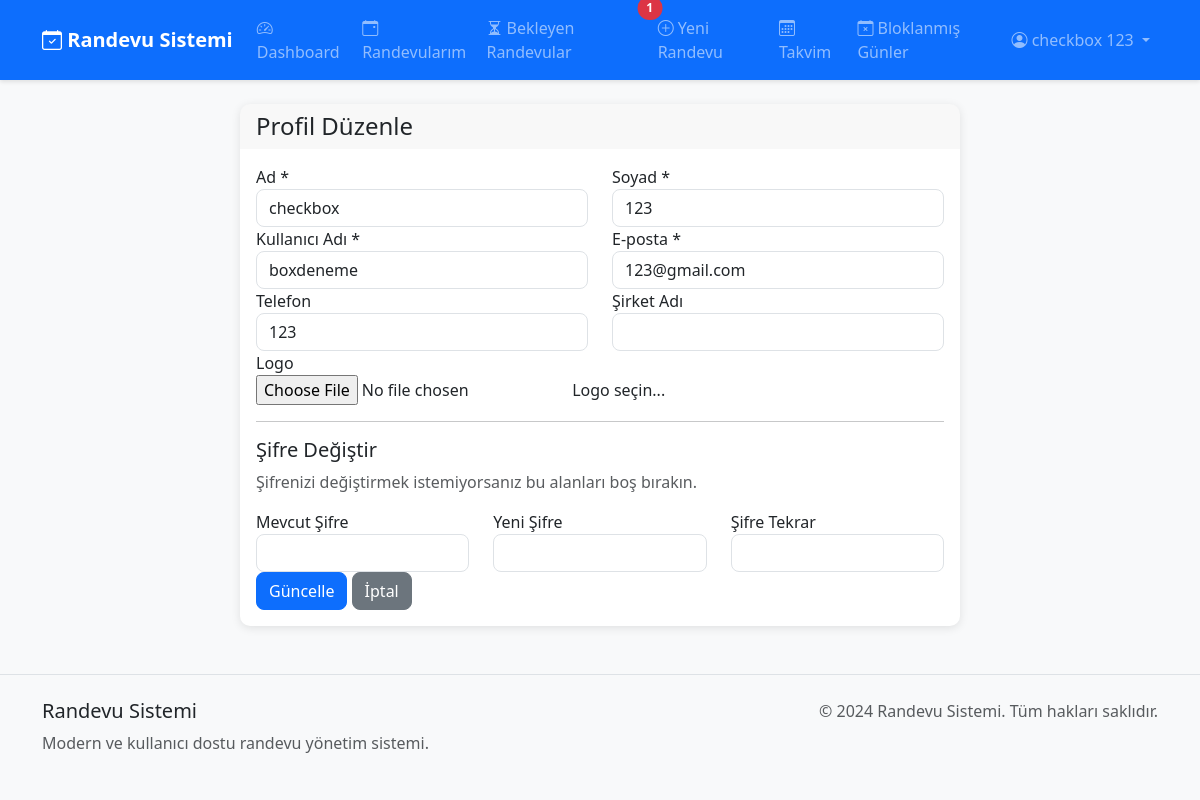
Page /auth/profile/edit (signed in) on the committed database.
### models.py (models this page shows, shortened)
class User(UserMixin, db.Model):
    __tablename__ = 'user'
    id = db.Column(db.Integer, primary_key=True)
    username = db.Column(db.String(80), unique=True, nullable=False)
    email = db.Column(db.String(120), unique=True, nullable=False)
    password_hash = db.Column(db.String(128), nullable=False)
    first_name = db.Column(db.String(50), nullable=False)
    last_name = db.Column(db.String(50), nullable=False)
    phone = db.Column(db.String(20))
    role = db.Column(db.String(20), default='customer')
    is_active = db.Column(db.Boolean, default=True)
    company_name = db.Column(db.String(100))
    logo_path = db.Column(db.String(200))
    sms_quota = db.Column(db.Integer, default=100)
    is_superadmin = db.Column(db.Boolean, default=False)  # Sistemin ana yöneticisi
    unique_link = db.Column(db.String(50), unique=True)
    created_at = db.Column(db.DateTime, default=datetime.utcnow)
    updated_at = db.Column(db.DateTime, default=datetime.utcnow, onupdate=datetime.utcnow)
    kvkk_accepted_at = db.Column(db.DateTime, nullable=True)  # KVKK onay tarihi
    session_token = db.Column(db.String(64), nullable=True)  # Tek oturum için
    appointments = db.relationship('Appointment', backref='user', lazy=True, cascade='all, delete-orphan')
    blocked_days = db.relationship('BlockedDay', backref='user', lazy=True, cascade='all, delete-orphan')
    clients = db.relationship('Client', backref='user', lazy=True, cascade='all, delete-orphan')
    sms_logs = db.relationship('SmsLog', backref='user', lazy=True, cascade='all, delete-orphan')
    def get_full_name(self):
        return f"{self.first_name} {self.last_name}"

### routes/auth.py (the view, shortened to what this page needs)
@auth_bp.route('/profile/edit', methods=['GET', 'POST'])
@login_required
def edit_profile():
    from models import User
    from models import db
    return render_template('auth/edit_profile.html', user=current_user, csrf_token=generate_csrf)

### app.py (called while the page is built)
@login_manager.user_loader
def load_user(user_id):
    return User.query.get(int(user_id))

@app.before_request
def check_single_session():
    if current_user.is_authenticated:
        from models import User
        user_db = User.query.get(current_user.id)
        token_in_db = user_db.session_token if user_db else None
        token_in_session = session.get('session_token')
        if token_in_db:
            session['session_token'] = token_in_db
        if token_in_session and token_in_db and token_in_session != token_in_db:
            logout_user()
            session.pop('session_token', None)
            flash('Başka bir oturum açıldığı için çıkış yapıldı.', 'warning')
            return redirect(url_for('auth.login'))

### templates/auth/edit_profile.html (shortened to what this page needs)
{% extends "base.html" %} {% block title %}Profil Düzenle{% endblock %} {% block content %}
<div class="container mt-4">
    <div class="row justify-content-center">
        <div class="col-md-8">
            <div class="card">
                <div class="card-header">
                    <h4 class="mb-0">
                         Profil Düzenle
                    </h4>
                </div>
                <div class="card-body">
                    <form method="POST" enctype="multipart/form-data">
                        <div class="row">
                            <div class="col-md-6">
                                <div class="form-group">
                                    <label for="first_name">Ad *</label>
                                    <input type="text" class="form-control" id="first_name" name="first_name" value="{{ user.first_name }}" required>
                                </div>
                            </div>
                            <div class="col-md-6">
                                <div class="form-group">
                                    <label for="last_name">Soyad *</label>
                                    <input type="text" class="form-control" id="last_name" name="last_name" value="{{ user.last_name }}" required>
                                </div>
                            </div>
                        </div>
                        <div class="row">
                            <div class="col-md-6">
                                <div class="form-group">
                                    <label for="username">Kullanıcı Adı *</label>
                                    <input type="text" class="form-control" id="username" name="username" value="{{ user.username }}" required>
                                </div>
                            </div>
                            <div class="col-md-6">
                                <div class="form-group">
                                    <label for="email">E-posta *</label>
                                    <input type="email" class="form-control" id="email" name="email" value="{{ user.email }}" required>
                                </div>
                            </div>
                        </div>
                        <div class="row">
                            <div class="col-md-6">
                                <div class="form-group">
                                    <label for="phone">Telefon</label>
                                    <input type="tel" class="form-control" id="phone" name="phone" value="{{ user.phone or '' }}">
                                </div>
                            </div>
                            <div class="col-md-6">
                                <div class="form-group">
                                    <label for="company_name">Şirket Adı</label>
                                    <input type="text" class="form-control" id="company_name" name="company_name" value="{{ user.company_name or '' }}">
                                </div>
                            </div>
                        </div>
                        <div class="form-group">
                            <label for="logo">Logo</label>
                            <div class="custom-file">
                                <input type="file" class="custom-file-input" id="logo" name="logo" accept="image/*">
                                <label class="custom-file-label" for="logo">Logo seçin...</label>
                            </div>
                        </div>
                        <hr>
                        <h5>Şifre Değiştir</h5>
                        <p class="text-muted">Şifrenizi değiştirmek istemiyorsanız bu alanları boş bırakın.</p>
                        <div class="row">
                            <div class="col-md-4">
                                <div class="form-group">
                                    <label for="current_password">Mevcut Şifre</label>
                                    <input type="password" class="form-control" id="current_password" name="current_password">
                                </div>
                            </div>
                            <div class="col-md-4">
                                <div class="form-group">
                                    <label for="new_password">Yeni Şifre</label>
                                    <input type="password" class="form-control" id="new_password" name="new_password">
                                </div>
                            </div>
                            <div class="col-md-4">
                                <div class="form-group">
                                    <label for="confirm_password">Şifre Tekrar</label>
                                    <input type="password" class="form-control" id="confirm_password" name="confirm_password">
                                </div>
                            </div>
                        </div>
                        <div class="form-group text-right">
                            <button type="submit" class="btn btn-primary">
                                 Güncelle
                            </button>
                            <a href="{{ url_for('auth.profile') }}" class="btn btn-secondary">
                                 İptal
                            </a>
                        </div>
                    </form>
                </div>
            </div>
        </div>
    </div>
</div>
{% endblock %}

### templates/base.html (shortened to what this page needs)
<!DOCTYPE html>
<html lang="tr">
<head>
    <link href="https://cdn.jsdelivr.net/npm/bootstrap@5.3.0/dist/css/bootstrap.min.css" rel="stylesheet">
    <link rel="stylesheet" href="https://cdn.jsdelivr.net/npm/bootstrap-icons@1.10.0/font/bootstrap-icons.css">
    <link rel="stylesheet" href="{{ url_for('static', filename='css/style.css') }}"> {% block extra_head %}{% endblock %}
</head>
<body>
    <nav class="navbar navbar-expand-lg navbar-dark bg-primary">
        <div class="container">
            <a class="navbar-brand" href="{{ url_for('index') }}">
                <i class="bi bi-calendar-check"></i> Randevu Sistemi
            </a>
            <div class="collapse navbar-collapse" id="navbarNav">
                <ul class="navbar-nav me-auto">
                    {% if current_user.is_authenticated %}
                    <li class="nav-item">
                        <a class="nav-link" href="{{ url_for('dashboard.dashboard') }}">
                            <i class="bi bi-speedometer2"></i> Dashboard
                        </a>
                    </li>
                    <li class="nav-item">
                        <a class="nav-link position-relative" href="{{ url_for('dashboard.appointments') }}">
                            <i class="bi bi-calendar-event"></i> Randevularım
                        </a>
                    </li>
                    <li class="nav-item">
                        <a class="nav-link position-relative" href="{{ url_for('appointments.pending_appointments') }}">
                            <i class="bi bi-hourglass-split"></i> Bekleyen Randevular {% set pending_count = current_user.appointments|selectattr('status', 'equalto', 'pending')|list|length %} {% if pending_count > 0 %}
                            <span class="position-absolute top-0 start-100 translate-middle badge rounded-pill bg-danger">
                                {{ pending_count }}
                            </span>
                            {% endif %}
                        </a>
                    </li>
                    <li class="nav-item">
                        <a class="nav-link" href="{{ url_for('appointments.create') }}">
                            <i class="bi bi-plus-circle"></i> Yeni Randevu
                        </a>
                    </li>
                    <li class="nav-item">
                        <a class="nav-link" href="{{ url_for('dashboard.calendar') }}">
                            <i class="bi bi-calendar3"></i> Takvim
                        </a>
                    </li>
                    <li class="nav-item">
                        <a class="nav-link" href="{{ url_for('dashboard.blocked_days') }}">
                            <i class="bi bi-calendar-x"></i> Bloklanmış Günler
                        </a>
                    </li>
                     {% endif %}
                </ul>
                <ul class="navbar-nav">
                    {% if current_user.is_authenticated %}
                    <li class="nav-item dropdown">
                        <a class="nav-link dropdown-toggle" href="#" id="navbarDropdown" role="button" data-bs-toggle="dropdown">
                            <i class="bi bi-person-circle"></i> {{ current_user.get_full_name() }}
                        </a>
                    </li>
                    {% endif %}
                </ul>
            </div>
        </div>
    </nav>
    <main class="container mt-4">
        {% block content %}{% endblock %}
    </main>
    <footer class="bg-light mt-5 py-4">
        <div class="container">
            <div class="row">
                <div class="col-md-6">
                    <h5>Randevu Sistemi</h5>
                    <p class="text-muted">Modern ve kullanıcı dostu randevu yönetim sistemi.</p>
                </div>
                <div class="col-md-6 text-md-end">
                    <p class="text-muted">&copy; 2024 Randevu Sistemi. Tüm hakları saklıdır.</p>
                </div>
            </div>
        </div>
    </footer>
</body>
</html>

### static/css/style.css (style rules this page uses)
:root { --primary-color: #0d6efd; --secondary-color: #6c757d; --success-color: #198754; --danger-color: #dc3545; --warning-color: #ffc107; --info-color: #0dcaf0; --light-color: #f8f9fa; --dark-color: #212529; }
body { font-family: 'Segoe UI', Tahoma, Geneva, Verdana, sans-serif; background-color: #f8f9fa; }
.card { border: none; border-radius: 10px; box-shadow: 0 2px 10px rgba(0, 0, 0, 0.1); transition: transform 0.2s ease-in-out, box-shadow 0.2s ease-in-out; }
.card-header { border-radius: 10px 10px 0 0 !important; border-bottom: none; }
.btn { border-radius: 8px; font-weight: 500; transition: all 0.2s ease-in-out; }
.form-control, .form-select { border-radius: 8px; border: 1px solid #dee2e6; transition: border-color 0.15s ease-in-out, box-shadow 0.15s ease-in-out; }
.badge { font-size: 0.75em; padding: 0.5em 0.75em; border-radius: 6px; }
.navbar { box-shadow: 0 2px 4px rgba(0, 0, 0, 0.1); }
.navbar-brand { font-weight: 600; font-size: 1.25rem; }
footer { margin-top: auto; border-top: 1px solid #dee2e6; }

### rows in the picture
User: get_full_name "checkbox 123", first_name "checkbox", last_name "123", username "boxdeneme", email "123@gmail.com", phone "123"

### other values in the picture
{{ pending_count }} "1"
